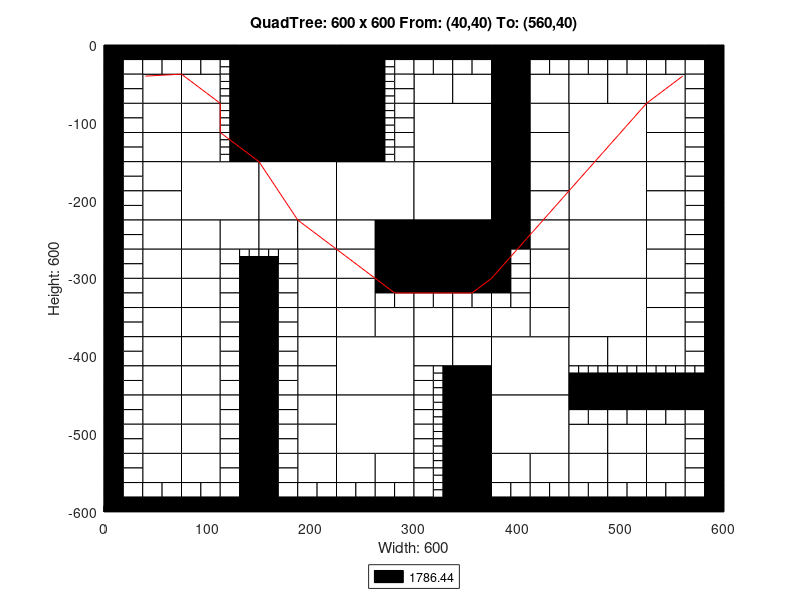

Write the MATLAB code that produced this figure.
axis([0 600 -600 0]);
title('QuadTree: 600 x 600 From: (40,40) To: (560,40)');
xlabel('Width: 600');
ylabel('Height: 600');
rectangle('Position',[150 -75 75 75], 'FaceColor',[0 0 0]);
rectangle('Position',[150 -150 75 75], 'FaceColor',[0 0 0]);
rectangle('Position',[75 -225 75 75], 'FaceColor',[1 1 1]);
rectangle('Position',[150 -225 75 75], 'FaceColor',[1 1 1]);
rectangle('Position',[225 -225 75 75], 'FaceColor',[1 1 1]);
rectangle('Position',[300 -150 75 75], 'FaceColor',[1 1 1]);
rectangle('Position',[450 -150 75 75], 'FaceColor',[1 1 1]);
rectangle('Position',[300 -225 75 75], 'FaceColor',[1 1 1]);
rectangle('Position',[300 -300 75 75], 'FaceColor',[0 0 0]);
rectangle('Position',[450 -225 75 75], 'FaceColor',[1 1 1]);
rectangle('Position',[450 -300 75 75], 'FaceColor',[1 1 1]);
rectangle('Position',[225 -450 75 75], 'FaceColor',[1 1 1]);
rectangle('Position',[225 -525 75 75], 'FaceColor',[1 1 1]);
rectangle('Position',[375 -450 75 75], 'FaceColor',[1 1 1]);
rectangle('Position',[450 -375 75 75], 'FaceColor',[1 1 1]);
rectangle('Position',[375 -525 75 75], 'FaceColor',[1 1 1]);
rectangle('Position',[37.5 -75 37.5 37.5], 'FaceColor',[1 1 1]);
rectangle('Position',[75 -75 37.5 37.5], 'FaceColor',[1 1 1]);
rectangle('Position',[37.5 -112.5 37.5 37.5], 'FaceColor',[1 1 1]);
rectangle('Position',[37.5 -150 37.5 37.5], 'FaceColor',[1 1 1]);
rectangle('Position',[75 -112.5 37.5 37.5], 'FaceColor',[1 1 1]);
rectangle('Position',[75 -150 37.5 37.5], 'FaceColor',[1 1 1]);
rectangle('Position',[225 -37.5 37.5 37.5], 'FaceColor',[0 0 0]);
rectangle('Position',[225 -75 37.5 37.5], 'FaceColor',[0 0 0]);
rectangle('Position',[225 -112.5 37.5 37.5], 'FaceColor',[0 0 0]);
rectangle('Position',[225 -150 37.5 37.5], 'FaceColor',[0 0 0]);
rectangle('Position',[37.5 -187.5 37.5 37.5], 'FaceColor',[1 1 1]);
rectangle('Position',[37.5 -225 37.5 37.5], 'FaceColor',[1 1 1]);
rectangle('Position',[37.5 -262.5 37.5 37.5], 'FaceColor',[1 1 1]);
rectangle('Position',[37.5 -300 37.5 37.5], 'FaceColor',[1 1 1]);
rectangle('Position',[75 -262.5 37.5 37.5], 'FaceColor',[1 1 1]);
rectangle('Position',[112.5 -262.5 37.5 37.5], 'FaceColor',[1 1 1]);
rectangle('Position',[75 -300 37.5 37.5], 'FaceColor',[1 1 1]);
rectangle('Position',[150 -262.5 37.5 37.5], 'FaceColor',[1 1 1]);
rectangle('Position',[187.5 -262.5 37.5 37.5], 'FaceColor',[1 1 1]);
rectangle('Position',[187.5 -300 37.5 37.5], 'FaceColor',[1 1 1]);
rectangle('Position',[225 -262.5 37.5 37.5], 'FaceColor',[1 1 1]);
rectangle('Position',[262.5 -262.5 37.5 37.5], 'FaceColor',[0 0 0]);
rectangle('Position',[225 -300 37.5 37.5], 'FaceColor',[1 1 1]);
rectangle('Position',[262.5 -300 37.5 37.5], 'FaceColor',[0 0 0]);
rectangle('Position',[300 -75 37.5 37.5], 'FaceColor',[1 1 1]);
rectangle('Position',[337.5 -75 37.5 37.5], 'FaceColor',[1 1 1]);
rectangle('Position',[375 -37.5 37.5 37.5], 'FaceColor',[0 0 0]);
rectangle('Position',[375 -75 37.5 37.5], 'FaceColor',[0 0 0]);
rectangle('Position',[412.5 -75 37.5 37.5], 'FaceColor',[1 1 1]);
rectangle('Position',[375 -112.5 37.5 37.5], 'FaceColor',[0 0 0]);
rectangle('Position',[412.5 -112.5 37.5 37.5], 'FaceColor',[1 1 1]);
rectangle('Position',[375 -150 37.5 37.5], 'FaceColor',[0 0 0]);
rectangle('Position',[412.5 -150 37.5 37.5], 'FaceColor',[1 1 1]);
rectangle('Position',[450 -75 37.5 37.5], 'FaceColor',[1 1 1]);
rectangle('Position',[487.5 -75 37.5 37.5], 'FaceColor',[1 1 1]);
rectangle('Position',[525 -75 37.5 37.5], 'FaceColor',[1 1 1]);
rectangle('Position',[525 -112.5 37.5 37.5], 'FaceColor',[1 1 1]);
rectangle('Position',[525 -150 37.5 37.5], 'FaceColor',[1 1 1]);
rectangle('Position',[375 -187.5 37.5 37.5], 'FaceColor',[0 0 0]);
rectangle('Position',[412.5 -187.5 37.5 37.5], 'FaceColor',[1 1 1]);
rectangle('Position',[375 -225 37.5 37.5], 'FaceColor',[0 0 0]);
rectangle('Position',[412.5 -225 37.5 37.5], 'FaceColor',[1 1 1]);
rectangle('Position',[375 -262.5 37.5 37.5], 'FaceColor',[0 0 0]);
rectangle('Position',[412.5 -262.5 37.5 37.5], 'FaceColor',[1 1 1]);
rectangle('Position',[412.5 -300 37.5 37.5], 'FaceColor',[1 1 1]);
rectangle('Position',[525 -187.5 37.5 37.5], 'FaceColor',[1 1 1]);
rectangle('Position',[525 -225 37.5 37.5], 'FaceColor',[1 1 1]);
rectangle('Position',[525 -262.5 37.5 37.5], 'FaceColor',[1 1 1]);
rectangle('Position',[525 -300 37.5 37.5], 'FaceColor',[1 1 1]);
rectangle('Position',[37.5 -337.5 37.5 37.5], 'FaceColor',[1 1 1]);
rectangle('Position',[37.5 -375 37.5 37.5], 'FaceColor',[1 1 1]);
rectangle('Position',[75 -337.5 37.5 37.5], 'FaceColor',[1 1 1]);
rectangle('Position',[75 -375 37.5 37.5], 'FaceColor',[1 1 1]);
rectangle('Position',[37.5 -412.5 37.5 37.5], 'FaceColor',[1 1 1]);
rectangle('Position',[37.5 -450 37.5 37.5], 'FaceColor',[1 1 1]);
rectangle('Position',[75 -412.5 37.5 37.5], 'FaceColor',[1 1 1]);
rectangle('Position',[75 -450 37.5 37.5], 'FaceColor',[1 1 1]);
rectangle('Position',[187.5 -337.5 37.5 37.5], 'FaceColor',[1 1 1]);
rectangle('Position',[187.5 -375 37.5 37.5], 'FaceColor',[1 1 1]);
rectangle('Position',[225 -337.5 37.5 37.5], 'FaceColor',[1 1 1]);
rectangle('Position',[225 -375 37.5 37.5], 'FaceColor',[1 1 1]);
rectangle('Position',[262.5 -375 37.5 37.5], 'FaceColor',[1 1 1]);
rectangle('Position',[187.5 -412.5 37.5 37.5], 'FaceColor',[1 1 1]);
rectangle('Position',[187.5 -450 37.5 37.5], 'FaceColor',[1 1 1]);
rectangle('Position',[37.5 -487.5 37.5 37.5], 'FaceColor',[1 1 1]);
rectangle('Position',[37.5 -525 37.5 37.5], 'FaceColor',[1 1 1]);
rectangle('Position',[75 -487.5 37.5 37.5], 'FaceColor',[1 1 1]);
rectangle('Position',[75 -525 37.5 37.5], 'FaceColor',[1 1 1]);
rectangle('Position',[37.5 -562.5 37.5 37.5], 'FaceColor',[1 1 1]);
rectangle('Position',[75 -562.5 37.5 37.5], 'FaceColor',[1 1 1]);
rectangle('Position',[187.5 -487.5 37.5 37.5], 'FaceColor',[1 1 1]);
rectangle('Position',[187.5 -525 37.5 37.5], 'FaceColor',[1 1 1]);
rectangle('Position',[187.5 -562.5 37.5 37.5], 'FaceColor',[1 1 1]);
rectangle('Position',[225 -562.5 37.5 37.5], 'FaceColor',[1 1 1]);
rectangle('Position',[262.5 -562.5 37.5 37.5], 'FaceColor',[1 1 1]);
rectangle('Position',[300 -375 37.5 37.5], 'FaceColor',[1 1 1]);
rectangle('Position',[337.5 -375 37.5 37.5], 'FaceColor',[1 1 1]);
rectangle('Position',[412.5 -337.5 37.5 37.5], 'FaceColor',[1 1 1]);
rectangle('Position',[375 -375 37.5 37.5], 'FaceColor',[1 1 1]);
rectangle('Position',[412.5 -375 37.5 37.5], 'FaceColor',[1 1 1]);
rectangle('Position',[300 -412.5 37.5 37.5], 'FaceColor',[1 1 1]);
rectangle('Position',[337.5 -412.5 37.5 37.5], 'FaceColor',[1 1 1]);
rectangle('Position',[337.5 -450 37.5 37.5], 'FaceColor',[0 0 0]);
rectangle('Position',[525 -337.5 37.5 37.5], 'FaceColor',[1 1 1]);
rectangle('Position',[525 -375 37.5 37.5], 'FaceColor',[1 1 1]);
rectangle('Position',[450 -412.5 37.5 37.5], 'FaceColor',[1 1 1]);
rectangle('Position',[487.5 -412.5 37.5 37.5], 'FaceColor',[1 1 1]);
rectangle('Position',[525 -412.5 37.5 37.5], 'FaceColor',[1 1 1]);
rectangle('Position',[337.5 -487.5 37.5 37.5], 'FaceColor',[0 0 0]);
rectangle('Position',[337.5 -525 37.5 37.5], 'FaceColor',[0 0 0]);
rectangle('Position',[337.5 -562.5 37.5 37.5], 'FaceColor',[0 0 0]);
rectangle('Position',[337.5 -600 37.5 37.5], 'FaceColor',[0 0 0]);
rectangle('Position',[375 -562.5 37.5 37.5], 'FaceColor',[1 1 1]);
rectangle('Position',[412.5 -562.5 37.5 37.5], 'FaceColor',[1 1 1]);
rectangle('Position',[450 -525 37.5 37.5], 'FaceColor',[1 1 1]);
rectangle('Position',[487.5 -525 37.5 37.5], 'FaceColor',[1 1 1]);
rectangle('Position',[525 -525 37.5 37.5], 'FaceColor',[1 1 1]);
rectangle('Position',[450 -562.5 37.5 37.5], 'FaceColor',[1 1 1]);
rectangle('Position',[487.5 -562.5 37.5 37.5], 'FaceColor',[1 1 1]);
rectangle('Position',[525 -562.5 37.5 37.5], 'FaceColor',[1 1 1]);
rectangle('Position',[0 -18.75 18.75 18.75], 'FaceColor',[0 0 0]);
rectangle('Position',[18.75 -18.75 18.75 18.75], 'FaceColor',[0 0 0]);
rectangle('Position',[0 -37.5 18.75 18.75], 'FaceColor',[0 0 0]);
rectangle('Position',[18.75 -37.5 18.75 18.75], 'FaceColor',[1 1 1]);
rectangle('Position',[37.5 -18.75 18.75 18.75], 'FaceColor',[0 0 0]);
rectangle('Position',[56.25 -18.75 18.75 18.75], 'FaceColor',[0 0 0]);
rectangle('Position',[37.5 -37.5 18.75 18.75], 'FaceColor',[1 1 1]);
rectangle('Position',[56.25 -37.5 18.75 18.75], 'FaceColor',[1 1 1]);
rectangle('Position',[0 -56.25 18.75 18.75], 'FaceColor',[0 0 0]);
rectangle('Position',[18.75 -56.25 18.75 18.75], 'FaceColor',[1 1 1]);
rectangle('Position',[0 -75 18.75 18.75], 'FaceColor',[0 0 0]);
rectangle('Position',[18.75 -75 18.75 18.75], 'FaceColor',[1 1 1]);
rectangle('Position',[75 -18.75 18.75 18.75], 'FaceColor',[0 0 0]);
rectangle('Position',[93.75 -18.75 18.75 18.75], 'FaceColor',[0 0 0]);
rectangle('Position',[75 -37.5 18.75 18.75], 'FaceColor',[1 1 1]);
rectangle('Position',[93.75 -37.5 18.75 18.75], 'FaceColor',[1 1 1]);
rectangle('Position',[112.5 -18.75 18.75 18.75], 'FaceColor',[0 0 0]);
rectangle('Position',[131.25 -18.75 18.75 18.75], 'FaceColor',[0 0 0]);
rectangle('Position',[131.25 -37.5 18.75 18.75], 'FaceColor',[0 0 0]);
rectangle('Position',[131.25 -56.25 18.75 18.75], 'FaceColor',[0 0 0]);
rectangle('Position',[131.25 -75 18.75 18.75], 'FaceColor',[0 0 0]);
rectangle('Position',[0 -93.75 18.75 18.75], 'FaceColor',[0 0 0]);
rectangle('Position',[18.75 -93.75 18.75 18.75], 'FaceColor',[1 1 1]);
rectangle('Position',[0 -112.5 18.75 18.75], 'FaceColor',[0 0 0]);
rectangle('Position',[18.75 -112.5 18.75 18.75], 'FaceColor',[1 1 1]);
rectangle('Position',[0 -131.25 18.75 18.75], 'FaceColor',[0 0 0]);
rectangle('Position',[18.75 -131.25 18.75 18.75], 'FaceColor',[1 1 1]);
rectangle('Position',[0 -150 18.75 18.75], 'FaceColor',[0 0 0]);
rectangle('Position',[18.75 -150 18.75 18.75], 'FaceColor',[1 1 1]);
rectangle('Position',[131.25 -93.75 18.75 18.75], 'FaceColor',[0 0 0]);
rectangle('Position',[131.25 -112.5 18.75 18.75], 'FaceColor',[0 0 0]);
rectangle('Position',[131.25 -131.25 18.75 18.75], 'FaceColor',[0 0 0]);
rectangle('Position',[131.25 -150 18.75 18.75], 'FaceColor',[0 0 0]);
rectangle('Position',[262.5 -18.75 18.75 18.75], 'FaceColor',[0 0 0]);
rectangle('Position',[281.25 -18.75 18.75 18.75], 'FaceColor',[0 0 0]);
rectangle('Position',[281.25 -37.5 18.75 18.75], 'FaceColor',[1 1 1]);
rectangle('Position',[281.25 -56.25 18.75 18.75], 'FaceColor',[1 1 1]);
rectangle('Position',[281.25 -75 18.75 18.75], 'FaceColor',[1 1 1]);
rectangle('Position',[281.25 -93.75 18.75 18.75], 'FaceColor',[1 1 1]);
rectangle('Position',[281.25 -112.5 18.75 18.75], 'FaceColor',[1 1 1]);
rectangle('Position',[281.25 -131.25 18.75 18.75], 'FaceColor',[1 1 1]);
rectangle('Position',[281.25 -150 18.75 18.75], 'FaceColor',[1 1 1]);
rectangle('Position',[0 -168.75 18.75 18.75], 'FaceColor',[0 0 0]);
rectangle('Position',[18.75 -168.75 18.75 18.75], 'FaceColor',[1 1 1]);
rectangle('Position',[0 -187.5 18.75 18.75], 'FaceColor',[0 0 0]);
rectangle('Position',[18.75 -187.5 18.75 18.75], 'FaceColor',[1 1 1]);
rectangle('Position',[0 -206.25 18.75 18.75], 'FaceColor',[0 0 0]);
rectangle('Position',[18.75 -206.25 18.75 18.75], 'FaceColor',[1 1 1]);
rectangle('Position',[0 -225 18.75 18.75], 'FaceColor',[0 0 0]);
rectangle('Position',[18.75 -225 18.75 18.75], 'FaceColor',[1 1 1]);
rectangle('Position',[0 -243.75 18.75 18.75], 'FaceColor',[0 0 0]);
rectangle('Position',[18.75 -243.75 18.75 18.75], 'FaceColor',[1 1 1]);
rectangle('Position',[0 -262.5 18.75 18.75], 'FaceColor',[0 0 0]);
rectangle('Position',[18.75 -262.5 18.75 18.75], 'FaceColor',[1 1 1]);
rectangle('Position',[0 -281.25 18.75 18.75], 'FaceColor',[0 0 0]);
rectangle('Position',[18.75 -281.25 18.75 18.75], 'FaceColor',[1 1 1]);
rectangle('Position',[0 -300 18.75 18.75], 'FaceColor',[0 0 0]);
rectangle('Position',[18.75 -300 18.75 18.75], 'FaceColor',[1 1 1]);
rectangle('Position',[112.5 -281.25 18.75 18.75], 'FaceColor',[1 1 1]);
rectangle('Position',[112.5 -300 18.75 18.75], 'FaceColor',[1 1 1]);
rectangle('Position',[131.25 -300 18.75 18.75], 'FaceColor',[0 0 0]);
rectangle('Position',[168.75 -281.25 18.75 18.75], 'FaceColor',[1 1 1]);
rectangle('Position',[150 -300 18.75 18.75], 'FaceColor',[0 0 0]);
rectangle('Position',[168.75 -300 18.75 18.75], 'FaceColor',[1 1 1]);
rectangle('Position',[300 -18.75 18.75 18.75], 'FaceColor',[0 0 0]);
rectangle('Position',[318.75 -18.75 18.75 18.75], 'FaceColor',[0 0 0]);
rectangle('Position',[300 -37.5 18.75 18.75], 'FaceColor',[1 1 1]);
rectangle('Position',[318.75 -37.5 18.75 18.75], 'FaceColor',[1 1 1]);
rectangle('Position',[337.5 -18.75 18.75 18.75], 'FaceColor',[0 0 0]);
rectangle('Position',[356.25 -18.75 18.75 18.75], 'FaceColor',[0 0 0]);
rectangle('Position',[337.5 -37.5 18.75 18.75], 'FaceColor',[1 1 1]);
rectangle('Position',[356.25 -37.5 18.75 18.75], 'FaceColor',[1 1 1]);
rectangle('Position',[412.5 -18.75 18.75 18.75], 'FaceColor',[0 0 0]);
rectangle('Position',[431.25 -18.75 18.75 18.75], 'FaceColor',[0 0 0]);
rectangle('Position',[412.5 -37.5 18.75 18.75], 'FaceColor',[1 1 1]);
rectangle('Position',[431.25 -37.5 18.75 18.75], 'FaceColor',[1 1 1]);
rectangle('Position',[450 -18.75 18.75 18.75], 'FaceColor',[0 0 0]);
rectangle('Position',[468.75 -18.75 18.75 18.75], 'FaceColor',[0 0 0]);
rectangle('Position',[450 -37.5 18.75 18.75], 'FaceColor',[1 1 1]);
rectangle('Position',[468.75 -37.5 18.75 18.75], 'FaceColor',[1 1 1]);
rectangle('Position',[487.5 -18.75 18.75 18.75], 'FaceColor',[0 0 0]);
rectangle('Position',[506.25 -18.75 18.75 18.75], 'FaceColor',[0 0 0]);
rectangle('Position',[487.5 -37.5 18.75 18.75], 'FaceColor',[1 1 1]);
rectangle('Position',[506.25 -37.5 18.75 18.75], 'FaceColor',[1 1 1]);
rectangle('Position',[525 -18.75 18.75 18.75], 'FaceColor',[0 0 0]);
rectangle('Position',[543.75 -18.75 18.75 18.75], 'FaceColor',[0 0 0]);
rectangle('Position',[525 -37.5 18.75 18.75], 'FaceColor',[1 1 1]);
rectangle('Position',[543.75 -37.5 18.75 18.75], 'FaceColor',[1 1 1]);
rectangle('Position',[562.5 -18.75 18.75 18.75], 'FaceColor',[0 0 0]);
rectangle('Position',[581.25 -18.75 18.75 18.75], 'FaceColor',[0 0 0]);
rectangle('Position',[562.5 -37.5 18.75 18.75], 'FaceColor',[1 1 1]);
rectangle('Position',[581.25 -37.5 18.75 18.75], 'FaceColor',[0 0 0]);
rectangle('Position',[562.5 -56.25 18.75 18.75], 'FaceColor',[1 1 1]);
rectangle('Position',[581.25 -56.25 18.75 18.75], 'FaceColor',[0 0 0]);
rectangle('Position',[562.5 -75 18.75 18.75], 'FaceColor',[1 1 1]);
rectangle('Position',[581.25 -75 18.75 18.75], 'FaceColor',[0 0 0]);
rectangle('Position',[562.5 -93.75 18.75 18.75], 'FaceColor',[1 1 1]);
rectangle('Position',[581.25 -93.75 18.75 18.75], 'FaceColor',[0 0 0]);
rectangle('Position',[562.5 -112.5 18.75 18.75], 'FaceColor',[1 1 1]);
rectangle('Position',[581.25 -112.5 18.75 18.75], 'FaceColor',[0 0 0]);
rectangle('Position',[562.5 -131.25 18.75 18.75], 'FaceColor',[1 1 1]);
rectangle('Position',[581.25 -131.25 18.75 18.75], 'FaceColor',[0 0 0]);
rectangle('Position',[562.5 -150 18.75 18.75], 'FaceColor',[1 1 1]);
rectangle('Position',[581.25 -150 18.75 18.75], 'FaceColor',[0 0 0]);
rectangle('Position',[375 -281.25 18.75 18.75], 'FaceColor',[0 0 0]);
rectangle('Position',[393.75 -281.25 18.75 18.75], 'FaceColor',[1 1 1]);
rectangle('Position',[375 -300 18.75 18.75], 'FaceColor',[0 0 0]);
rectangle('Position',[393.75 -300 18.75 18.75], 'FaceColor',[1 1 1]);
rectangle('Position',[562.5 -168.75 18.75 18.75], 'FaceColor',[1 1 1]);
rectangle('Position',[581.25 -168.75 18.75 18.75], 'FaceColor',[0 0 0]);
rectangle('Position',[562.5 -187.5 18.75 18.75], 'FaceColor',[1 1 1]);
rectangle('Position',[581.25 -187.5 18.75 18.75], 'FaceColor',[0 0 0]);
rectangle('Position',[562.5 -206.25 18.75 18.75], 'FaceColor',[1 1 1]);
rectangle('Position',[581.25 -206.25 18.75 18.75], 'FaceColor',[0 0 0]);
rectangle('Position',[562.5 -225 18.75 18.75], 'FaceColor',[1 1 1]);
rectangle('Position',[581.25 -225 18.75 18.75], 'FaceColor',[0 0 0]);
rectangle('Position',[562.5 -243.75 18.75 18.75], 'FaceColor',[1 1 1]);
rectangle('Position',[581.25 -243.75 18.75 18.75], 'FaceColor',[0 0 0]);
rectangle('Position',[562.5 -262.5 18.75 18.75], 'FaceColor',[1 1 1]);
rectangle('Position',[581.25 -262.5 18.75 18.75], 'FaceColor',[0 0 0]);
rectangle('Position',[562.5 -281.25 18.75 18.75], 'FaceColor',[1 1 1]);
rectangle('Position',[581.25 -281.25 18.75 18.75], 'FaceColor',[0 0 0]);
rectangle('Position',[562.5 -300 18.75 18.75], 'FaceColor',[1 1 1]);
rectangle('Position',[581.25 -300 18.75 18.75], 'FaceColor',[0 0 0]);
rectangle('Position',[0 -318.75 18.75 18.75], 'FaceColor',[0 0 0]);
rectangle('Position',[18.75 -318.75 18.75 18.75], 'FaceColor',[1 1 1]);
rectangle('Position',[0 -337.5 18.75 18.75], 'FaceColor',[0 0 0]);
rectangle('Position',[18.75 -337.5 18.75 18.75], 'FaceColor',[1 1 1]);
rectangle('Position',[0 -356.25 18.75 18.75], 'FaceColor',[0 0 0]);
rectangle('Position',[18.75 -356.25 18.75 18.75], 'FaceColor',[1 1 1]);
rectangle('Position',[0 -375 18.75 18.75], 'FaceColor',[0 0 0]);
rectangle('Position',[18.75 -375 18.75 18.75], 'FaceColor',[1 1 1]);
rectangle('Position',[112.5 -318.75 18.75 18.75], 'FaceColor',[1 1 1]);
rectangle('Position',[131.25 -318.75 18.75 18.75], 'FaceColor',[0 0 0]);
rectangle('Position',[112.5 -337.5 18.75 18.75], 'FaceColor',[1 1 1]);
rectangle('Position',[131.25 -337.5 18.75 18.75], 'FaceColor',[0 0 0]);
rectangle('Position',[112.5 -356.25 18.75 18.75], 'FaceColor',[1 1 1]);
rectangle('Position',[131.25 -356.25 18.75 18.75], 'FaceColor',[0 0 0]);
rectangle('Position',[112.5 -375 18.75 18.75], 'FaceColor',[1 1 1]);
rectangle('Position',[131.25 -375 18.75 18.75], 'FaceColor',[0 0 0]);
rectangle('Position',[0 -393.75 18.75 18.75], 'FaceColor',[0 0 0]);
rectangle('Position',[18.75 -393.75 18.75 18.75], 'FaceColor',[1 1 1]);
rectangle('Position',[0 -412.5 18.75 18.75], 'FaceColor',[0 0 0]);
rectangle('Position',[18.75 -412.5 18.75 18.75], 'FaceColor',[1 1 1]);
rectangle('Position',[0 -431.25 18.75 18.75], 'FaceColor',[0 0 0]);
rectangle('Position',[18.75 -431.25 18.75 18.75], 'FaceColor',[1 1 1]);
rectangle('Position',[0 -450 18.75 18.75], 'FaceColor',[0 0 0]);
rectangle('Position',[18.75 -450 18.75 18.75], 'FaceColor',[1 1 1]);
rectangle('Position',[112.5 -393.75 18.75 18.75], 'FaceColor',[1 1 1]);
rectangle('Position',[131.25 -393.75 18.75 18.75], 'FaceColor',[0 0 0]);
rectangle('Position',[112.5 -412.5 18.75 18.75], 'FaceColor',[1 1 1]);
rectangle('Position',[131.25 -412.5 18.75 18.75], 'FaceColor',[0 0 0]);
rectangle('Position',[112.5 -431.25 18.75 18.75], 'FaceColor',[1 1 1]);
rectangle('Position',[131.25 -431.25 18.75 18.75], 'FaceColor',[0 0 0]);
rectangle('Position',[112.5 -450 18.75 18.75], 'FaceColor',[1 1 1]);
rectangle('Position',[131.25 -450 18.75 18.75], 'FaceColor',[0 0 0]);
rectangle('Position',[150 -318.75 18.75 18.75], 'FaceColor',[0 0 0]);
rectangle('Position',[168.75 -318.75 18.75 18.75], 'FaceColor',[1 1 1]);
rectangle('Position',[150 -337.5 18.75 18.75], 'FaceColor',[0 0 0]);
rectangle('Position',[168.75 -337.5 18.75 18.75], 'FaceColor',[1 1 1]);
rectangle('Position',[150 -356.25 18.75 18.75], 'FaceColor',[0 0 0]);
rectangle('Position',[168.75 -356.25 18.75 18.75], 'FaceColor',[1 1 1]);
rectangle('Position',[150 -375 18.75 18.75], 'FaceColor',[0 0 0]);
rectangle('Position',[168.75 -375 18.75 18.75], 'FaceColor',[1 1 1]);
rectangle('Position',[262.5 -318.75 18.75 18.75], 'FaceColor',[0 0 0]);
rectangle('Position',[281.25 -318.75 18.75 18.75], 'FaceColor',[0 0 0]);
rectangle('Position',[262.5 -337.5 18.75 18.75], 'FaceColor',[1 1 1]);
rectangle('Position',[281.25 -337.5 18.75 18.75], 'FaceColor',[1 1 1]);
rectangle('Position',[150 -393.75 18.75 18.75], 'FaceColor',[0 0 0]);
rectangle('Position',[168.75 -393.75 18.75 18.75], 'FaceColor',[1 1 1]);
rectangle('Position',[150 -412.5 18.75 18.75], 'FaceColor',[0 0 0]);
rectangle('Position',[168.75 -412.5 18.75 18.75], 'FaceColor',[1 1 1]);
rectangle('Position',[150 -431.25 18.75 18.75], 'FaceColor',[0 0 0]);
rectangle('Position',[168.75 -431.25 18.75 18.75], 'FaceColor',[1 1 1]);
rectangle('Position',[150 -450 18.75 18.75], 'FaceColor',[0 0 0]);
rectangle('Position',[168.75 -450 18.75 18.75], 'FaceColor',[1 1 1]);
rectangle('Position',[0 -468.75 18.75 18.75], 'FaceColor',[0 0 0]);
rectangle('Position',[18.75 -468.75 18.75 18.75], 'FaceColor',[1 1 1]);
rectangle('Position',[0 -487.5 18.75 18.75], 'FaceColor',[0 0 0]);
rectangle('Position',[18.75 -487.5 18.75 18.75], 'FaceColor',[1 1 1]);
rectangle('Position',[0 -506.25 18.75 18.75], 'FaceColor',[0 0 0]);
rectangle('Position',[18.75 -506.25 18.75 18.75], 'FaceColor',[1 1 1]);
rectangle('Position',[0 -525 18.75 18.75], 'FaceColor',[0 0 0]);
rectangle('Position',[18.75 -525 18.75 18.75], 'FaceColor',[1 1 1]);
rectangle('Position',[112.5 -468.75 18.75 18.75], 'FaceColor',[1 1 1]);
rectangle('Position',[131.25 -468.75 18.75 18.75], 'FaceColor',[0 0 0]);
rectangle('Position',[112.5 -487.5 18.75 18.75], 'FaceColor',[1 1 1]);
rectangle('Position',[131.25 -487.5 18.75 18.75], 'FaceColor',[0 0 0]);
rectangle('Position',[112.5 -506.25 18.75 18.75], 'FaceColor',[1 1 1]);
rectangle('Position',[131.25 -506.25 18.75 18.75], 'FaceColor',[0 0 0]);
rectangle('Position',[112.5 -525 18.75 18.75], 'FaceColor',[1 1 1]);
rectangle('Position',[131.25 -525 18.75 18.75], 'FaceColor',[0 0 0]);
rectangle('Position',[0 -543.75 18.75 18.75], 'FaceColor',[0 0 0]);
rectangle('Position',[18.75 -543.75 18.75 18.75], 'FaceColor',[1 1 1]);
rectangle('Position',[0 -562.5 18.75 18.75], 'FaceColor',[0 0 0]);
rectangle('Position',[18.75 -562.5 18.75 18.75], 'FaceColor',[1 1 1]);
rectangle('Position',[0 -581.25 18.75 18.75], 'FaceColor',[0 0 0]);
rectangle('Position',[18.75 -581.25 18.75 18.75], 'FaceColor',[1 1 1]);
rectangle('Position',[0 -600 18.75 18.75], 'FaceColor',[0 0 0]);
rectangle('Position',[18.75 -600 18.75 18.75], 'FaceColor',[0 0 0]);
rectangle('Position',[37.5 -581.25 18.75 18.75], 'FaceColor',[1 1 1]);
rectangle('Position',[56.25 -581.25 18.75 18.75], 'FaceColor',[1 1 1]);
rectangle('Position',[37.5 -600 18.75 18.75], 'FaceColor',[0 0 0]);
rectangle('Position',[56.25 -600 18.75 18.75], 'FaceColor',[0 0 0]);
rectangle('Position',[112.5 -543.75 18.75 18.75], 'FaceColor',[1 1 1]);
rectangle('Position',[131.25 -543.75 18.75 18.75], 'FaceColor',[0 0 0]);
rectangle('Position',[112.5 -562.5 18.75 18.75], 'FaceColor',[1 1 1]);
rectangle('Position',[131.25 -562.5 18.75 18.75], 'FaceColor',[0 0 0]);
rectangle('Position',[75 -581.25 18.75 18.75], 'FaceColor',[1 1 1]);
rectangle('Position',[93.75 -581.25 18.75 18.75], 'FaceColor',[1 1 1]);
rectangle('Position',[75 -600 18.75 18.75], 'FaceColor',[0 0 0]);
rectangle('Position',[93.75 -600 18.75 18.75], 'FaceColor',[0 0 0]);
rectangle('Position',[112.5 -581.25 18.75 18.75], 'FaceColor',[1 1 1]);
rectangle('Position',[131.25 -581.25 18.75 18.75], 'FaceColor',[0 0 0]);
rectangle('Position',[112.5 -600 18.75 18.75], 'FaceColor',[0 0 0]);
rectangle('Position',[131.25 -600 18.75 18.75], 'FaceColor',[0 0 0]);
rectangle('Position',[150 -468.75 18.75 18.75], 'FaceColor',[0 0 0]);
rectangle('Position',[168.75 -468.75 18.75 18.75], 'FaceColor',[1 1 1]);
rectangle('Position',[150 -487.5 18.75 18.75], 'FaceColor',[0 0 0]);
rectangle('Position',[168.75 -487.5 18.75 18.75], 'FaceColor',[1 1 1]);
rectangle('Position',[150 -506.25 18.75 18.75], 'FaceColor',[0 0 0]);
rectangle('Position',[168.75 -506.25 18.75 18.75], 'FaceColor',[1 1 1]);
rectangle('Position',[150 -525 18.75 18.75], 'FaceColor',[0 0 0]);
rectangle('Position',[168.75 -525 18.75 18.75], 'FaceColor',[1 1 1]);
rectangle('Position',[150 -543.75 18.75 18.75], 'FaceColor',[0 0 0]);
rectangle('Position',[168.75 -543.75 18.75 18.75], 'FaceColor',[1 1 1]);
rectangle('Position',[150 -562.5 18.75 18.75], 'FaceColor',[0 0 0]);
rectangle('Position',[168.75 -562.5 18.75 18.75], 'FaceColor',[1 1 1]);
rectangle('Position',[150 -581.25 18.75 18.75], 'FaceColor',[0 0 0]);
rectangle('Position',[168.75 -581.25 18.75 18.75], 'FaceColor',[1 1 1]);
rectangle('Position',[150 -600 18.75 18.75], 'FaceColor',[0 0 0]);
rectangle('Position',[168.75 -600 18.75 18.75], 'FaceColor',[0 0 0]);
rectangle('Position',[187.5 -581.25 18.75 18.75], 'FaceColor',[1 1 1]);
rectangle('Position',[206.25 -581.25 18.75 18.75], 'FaceColor',[1 1 1]);
rectangle('Position',[187.5 -600 18.75 18.75], 'FaceColor',[0 0 0]);
rectangle('Position',[206.25 -600 18.75 18.75], 'FaceColor',[0 0 0]);
rectangle('Position',[225 -581.25 18.75 18.75], 'FaceColor',[1 1 1]);
rectangle('Position',[243.75 -581.25 18.75 18.75], 'FaceColor',[1 1 1]);
rectangle('Position',[225 -600 18.75 18.75], 'FaceColor',[0 0 0]);
rectangle('Position',[243.75 -600 18.75 18.75], 'FaceColor',[0 0 0]);
rectangle('Position',[262.5 -581.25 18.75 18.75], 'FaceColor',[1 1 1]);
rectangle('Position',[281.25 -581.25 18.75 18.75], 'FaceColor',[1 1 1]);
rectangle('Position',[262.5 -600 18.75 18.75], 'FaceColor',[0 0 0]);
rectangle('Position',[281.25 -600 18.75 18.75], 'FaceColor',[0 0 0]);
rectangle('Position',[300 -318.75 18.75 18.75], 'FaceColor',[0 0 0]);
rectangle('Position',[318.75 -318.75 18.75 18.75], 'FaceColor',[0 0 0]);
rectangle('Position',[300 -337.5 18.75 18.75], 'FaceColor',[1 1 1]);
rectangle('Position',[318.75 -337.5 18.75 18.75], 'FaceColor',[1 1 1]);
rectangle('Position',[337.5 -318.75 18.75 18.75], 'FaceColor',[0 0 0]);
rectangle('Position',[356.25 -318.75 18.75 18.75], 'FaceColor',[0 0 0]);
rectangle('Position',[337.5 -337.5 18.75 18.75], 'FaceColor',[1 1 1]);
rectangle('Position',[356.25 -337.5 18.75 18.75], 'FaceColor',[1 1 1]);
rectangle('Position',[375 -318.75 18.75 18.75], 'FaceColor',[0 0 0]);
rectangle('Position',[393.75 -318.75 18.75 18.75], 'FaceColor',[1 1 1]);
rectangle('Position',[375 -337.5 18.75 18.75], 'FaceColor',[1 1 1]);
rectangle('Position',[393.75 -337.5 18.75 18.75], 'FaceColor',[1 1 1]);
rectangle('Position',[300 -431.25 18.75 18.75], 'FaceColor',[1 1 1]);
rectangle('Position',[300 -450 18.75 18.75], 'FaceColor',[1 1 1]);
rectangle('Position',[562.5 -318.75 18.75 18.75], 'FaceColor',[1 1 1]);
rectangle('Position',[581.25 -318.75 18.75 18.75], 'FaceColor',[0 0 0]);
rectangle('Position',[562.5 -337.5 18.75 18.75], 'FaceColor',[1 1 1]);
rectangle('Position',[581.25 -337.5 18.75 18.75], 'FaceColor',[0 0 0]);
rectangle('Position',[562.5 -356.25 18.75 18.75], 'FaceColor',[1 1 1]);
rectangle('Position',[581.25 -356.25 18.75 18.75], 'FaceColor',[0 0 0]);
rectangle('Position',[562.5 -375 18.75 18.75], 'FaceColor',[1 1 1]);
rectangle('Position',[581.25 -375 18.75 18.75], 'FaceColor',[0 0 0]);
rectangle('Position',[450 -450 18.75 18.75], 'FaceColor',[0 0 0]);
rectangle('Position',[468.75 -450 18.75 18.75], 'FaceColor',[0 0 0]);
rectangle('Position',[487.5 -450 18.75 18.75], 'FaceColor',[0 0 0]);
rectangle('Position',[506.25 -450 18.75 18.75], 'FaceColor',[0 0 0]);
rectangle('Position',[562.5 -393.75 18.75 18.75], 'FaceColor',[1 1 1]);
rectangle('Position',[581.25 -393.75 18.75 18.75], 'FaceColor',[0 0 0]);
rectangle('Position',[562.5 -412.5 18.75 18.75], 'FaceColor',[1 1 1]);
rectangle('Position',[581.25 -412.5 18.75 18.75], 'FaceColor',[0 0 0]);
rectangle('Position',[525 -450 18.75 18.75], 'FaceColor',[0 0 0]);
rectangle('Position',[543.75 -450 18.75 18.75], 'FaceColor',[0 0 0]);
rectangle('Position',[581.25 -431.25 18.75 18.75], 'FaceColor',[0 0 0]);
rectangle('Position',[562.5 -450 18.75 18.75], 'FaceColor',[0 0 0]);
rectangle('Position',[581.25 -450 18.75 18.75], 'FaceColor',[0 0 0]);
rectangle('Position',[300 -468.75 18.75 18.75], 'FaceColor',[1 1 1]);
rectangle('Position',[300 -487.5 18.75 18.75], 'FaceColor',[1 1 1]);
rectangle('Position',[300 -506.25 18.75 18.75], 'FaceColor',[1 1 1]);
rectangle('Position',[300 -525 18.75 18.75], 'FaceColor',[1 1 1]);
rectangle('Position',[300 -543.75 18.75 18.75], 'FaceColor',[1 1 1]);
rectangle('Position',[300 -562.5 18.75 18.75], 'FaceColor',[1 1 1]);
rectangle('Position',[300 -581.25 18.75 18.75], 'FaceColor',[1 1 1]);
rectangle('Position',[300 -600 18.75 18.75], 'FaceColor',[0 0 0]);
rectangle('Position',[318.75 -600 18.75 18.75], 'FaceColor',[0 0 0]);
rectangle('Position',[375 -581.25 18.75 18.75], 'FaceColor',[1 1 1]);
rectangle('Position',[393.75 -581.25 18.75 18.75], 'FaceColor',[1 1 1]);
rectangle('Position',[375 -600 18.75 18.75], 'FaceColor',[0 0 0]);
rectangle('Position',[393.75 -600 18.75 18.75], 'FaceColor',[0 0 0]);
rectangle('Position',[412.5 -581.25 18.75 18.75], 'FaceColor',[1 1 1]);
rectangle('Position',[431.25 -581.25 18.75 18.75], 'FaceColor',[1 1 1]);
rectangle('Position',[412.5 -600 18.75 18.75], 'FaceColor',[0 0 0]);
rectangle('Position',[431.25 -600 18.75 18.75], 'FaceColor',[0 0 0]);
rectangle('Position',[450 -468.75 18.75 18.75], 'FaceColor',[0 0 0]);
rectangle('Position',[468.75 -468.75 18.75 18.75], 'FaceColor',[0 0 0]);
rectangle('Position',[450 -487.5 18.75 18.75], 'FaceColor',[1 1 1]);
rectangle('Position',[468.75 -487.5 18.75 18.75], 'FaceColor',[1 1 1]);
rectangle('Position',[487.5 -468.75 18.75 18.75], 'FaceColor',[0 0 0]);
rectangle('Position',[506.25 -468.75 18.75 18.75], 'FaceColor',[0 0 0]);
rectangle('Position',[487.5 -487.5 18.75 18.75], 'FaceColor',[1 1 1]);
rectangle('Position',[506.25 -487.5 18.75 18.75], 'FaceColor',[1 1 1]);
rectangle('Position',[525 -468.75 18.75 18.75], 'FaceColor',[0 0 0]);
rectangle('Position',[543.75 -468.75 18.75 18.75], 'FaceColor',[0 0 0]);
rectangle('Position',[525 -487.5 18.75 18.75], 'FaceColor',[1 1 1]);
rectangle('Position',[543.75 -487.5 18.75 18.75], 'FaceColor',[1 1 1]);
rectangle('Position',[562.5 -468.75 18.75 18.75], 'FaceColor',[0 0 0]);
rectangle('Position',[581.25 -468.75 18.75 18.75], 'FaceColor',[0 0 0]);
rectangle('Position',[562.5 -487.5 18.75 18.75], 'FaceColor',[1 1 1]);
rectangle('Position',[581.25 -487.5 18.75 18.75], 'FaceColor',[0 0 0]);
rectangle('Position',[562.5 -506.25 18.75 18.75], 'FaceColor',[1 1 1]);
rectangle('Position',[581.25 -506.25 18.75 18.75], 'FaceColor',[0 0 0]);
rectangle('Position',[562.5 -525 18.75 18.75], 'FaceColor',[1 1 1]);
rectangle('Position',[581.25 -525 18.75 18.75], 'FaceColor',[0 0 0]);
rectangle('Position',[450 -581.25 18.75 18.75], 'FaceColor',[1 1 1]);
rectangle('Position',[468.75 -581.25 18.75 18.75], 'FaceColor',[1 1 1]);
rectangle('Position',[450 -600 18.75 18.75], 'FaceColor',[0 0 0]);
rectangle('Position',[468.75 -600 18.75 18.75], 'FaceColor',[0 0 0]);
rectangle('Position',[487.5 -581.25 18.75 18.75], 'FaceColor',[1 1 1]);
rectangle('Position',[506.25 -581.25 18.75 18.75], 'FaceColor',[1 1 1]);
rectangle('Position',[487.5 -600 18.75 18.75], 'FaceColor',[0 0 0]);
rectangle('Position',[506.25 -600 18.75 18.75], 'FaceColor',[0 0 0]);
rectangle('Position',[562.5 -543.75 18.75 18.75], 'FaceColor',[1 1 1]);
rectangle('Position',[581.25 -543.75 18.75 18.75], 'FaceColor',[0 0 0]);
rectangle('Position',[562.5 -562.5 18.75 18.75], 'FaceColor',[1 1 1]);
rectangle('Position',[581.25 -562.5 18.75 18.75], 'FaceColor',[0 0 0]);
rectangle('Position',[525 -581.25 18.75 18.75], 'FaceColor',[1 1 1]);
rectangle('Position',[543.75 -581.25 18.75 18.75], 'FaceColor',[1 1 1]);
rectangle('Position',[525 -600 18.75 18.75], 'FaceColor',[0 0 0]);
rectangle('Position',[543.75 -600 18.75 18.75], 'FaceColor',[0 0 0]);
rectangle('Position',[562.5 -581.25 18.75 18.75], 'FaceColor',[1 1 1]);
rectangle('Position',[581.25 -581.25 18.75 18.75], 'FaceColor',[0 0 0]);
rectangle('Position',[562.5 -600 18.75 18.75], 'FaceColor',[0 0 0]);
rectangle('Position',[581.25 -600 18.75 18.75], 'FaceColor',[0 0 0]);
rectangle('Position',[112.5 -28.125 9.375 9.375], 'FaceColor',[1 1 1]);
rectangle('Position',[121.875 -28.125 9.375 9.375], 'FaceColor',[0 0 0]);
rectangle('Position',[112.5 -37.5 9.375 9.375], 'FaceColor',[1 1 1]);
rectangle('Position',[121.875 -37.5 9.375 9.375], 'FaceColor',[0 0 0]);
rectangle('Position',[112.5 -46.875 9.375 9.375], 'FaceColor',[1 1 1]);
rectangle('Position',[121.875 -46.875 9.375 9.375], 'FaceColor',[0 0 0]);
rectangle('Position',[112.5 -56.25 9.375 9.375], 'FaceColor',[1 1 1]);
rectangle('Position',[121.875 -56.25 9.375 9.375], 'FaceColor',[0 0 0]);
rectangle('Position',[112.5 -65.625 9.375 9.375], 'FaceColor',[1 1 1]);
rectangle('Position',[121.875 -65.625 9.375 9.375], 'FaceColor',[0 0 0]);
rectangle('Position',[112.5 -75 9.375 9.375], 'FaceColor',[1 1 1]);
rectangle('Position',[121.875 -75 9.375 9.375], 'FaceColor',[0 0 0]);
rectangle('Position',[112.5 -84.375 9.375 9.375], 'FaceColor',[1 1 1]);
rectangle('Position',[121.875 -84.375 9.375 9.375], 'FaceColor',[0 0 0]);
rectangle('Position',[112.5 -93.75 9.375 9.375], 'FaceColor',[1 1 1]);
rectangle('Position',[121.875 -93.75 9.375 9.375], 'FaceColor',[0 0 0]);
rectangle('Position',[112.5 -103.125 9.375 9.375], 'FaceColor',[1 1 1]);
rectangle('Position',[121.875 -103.125 9.375 9.375], 'FaceColor',[0 0 0]);
rectangle('Position',[112.5 -112.5 9.375 9.375], 'FaceColor',[1 1 1]);
rectangle('Position',[121.875 -112.5 9.375 9.375], 'FaceColor',[0 0 0]);
rectangle('Position',[112.5 -121.875 9.375 9.375], 'FaceColor',[1 1 1]);
rectangle('Position',[121.875 -121.875 9.375 9.375], 'FaceColor',[0 0 0]);
rectangle('Position',[112.5 -131.25 9.375 9.375], 'FaceColor',[1 1 1]);
rectangle('Position',[121.875 -131.25 9.375 9.375], 'FaceColor',[0 0 0]);
rectangle('Position',[112.5 -140.625 9.375 9.375], 'FaceColor',[1 1 1]);
rectangle('Position',[121.875 -140.625 9.375 9.375], 'FaceColor',[0 0 0]);
rectangle('Position',[112.5 -150 9.375 9.375], 'FaceColor',[1 1 1]);
rectangle('Position',[121.875 -150 9.375 9.375], 'FaceColor',[0 0 0]);
rectangle('Position',[262.5 -28.125 9.375 9.375], 'FaceColor',[0 0 0]);
rectangle('Position',[271.875 -28.125 9.375 9.375], 'FaceColor',[1 1 1]);
rectangle('Position',[262.5 -37.5 9.375 9.375], 'FaceColor',[0 0 0]);
rectangle('Position',[271.875 -37.5 9.375 9.375], 'FaceColor',[1 1 1]);
rectangle('Position',[262.5 -46.875 9.375 9.375], 'FaceColor',[0 0 0]);
rectangle('Position',[271.875 -46.875 9.375 9.375], 'FaceColor',[1 1 1]);
rectangle('Position',[262.5 -56.25 9.375 9.375], 'FaceColor',[0 0 0]);
rectangle('Position',[271.875 -56.25 9.375 9.375], 'FaceColor',[1 1 1]);
rectangle('Position',[262.5 -65.625 9.375 9.375], 'FaceColor',[0 0 0]);
rectangle('Position',[271.875 -65.625 9.375 9.375], 'FaceColor',[1 1 1]);
rectangle('Position',[262.5 -75 9.375 9.375], 'FaceColor',[0 0 0]);
rectangle('Position',[271.875 -75 9.375 9.375], 'FaceColor',[1 1 1]);
rectangle('Position',[262.5 -84.375 9.375 9.375], 'FaceColor',[0 0 0]);
rectangle('Position',[271.875 -84.375 9.375 9.375], 'FaceColor',[1 1 1]);
rectangle('Position',[262.5 -93.75 9.375 9.375], 'FaceColor',[0 0 0]);
rectangle('Position',[271.875 -93.75 9.375 9.375], 'FaceColor',[1 1 1]);
rectangle('Position',[262.5 -103.125 9.375 9.375], 'FaceColor',[0 0 0]);
rectangle('Position',[271.875 -103.125 9.375 9.375], 'FaceColor',[1 1 1]);
rectangle('Position',[262.5 -112.5 9.375 9.375], 'FaceColor',[0 0 0]);
rectangle('Position',[271.875 -112.5 9.375 9.375], 'FaceColor',[1 1 1]);
rectangle('Position',[262.5 -121.875 9.375 9.375], 'FaceColor',[0 0 0]);
rectangle('Position',[271.875 -121.875 9.375 9.375], 'FaceColor',[1 1 1]);
rectangle('Position',[262.5 -131.25 9.375 9.375], 'FaceColor',[0 0 0]);
rectangle('Position',[271.875 -131.25 9.375 9.375], 'FaceColor',[1 1 1]);
rectangle('Position',[262.5 -140.625 9.375 9.375], 'FaceColor',[0 0 0]);
rectangle('Position',[271.875 -140.625 9.375 9.375], 'FaceColor',[1 1 1]);
rectangle('Position',[262.5 -150 9.375 9.375], 'FaceColor',[0 0 0]);
rectangle('Position',[271.875 -150 9.375 9.375], 'FaceColor',[1 1 1]);
rectangle('Position',[131.25 -271.875 9.375 9.375], 'FaceColor',[1 1 1]);
rectangle('Position',[140.625 -271.875 9.375 9.375], 'FaceColor',[1 1 1]);
rectangle('Position',[131.25 -281.25 9.375 9.375], 'FaceColor',[0 0 0]);
rectangle('Position',[140.625 -281.25 9.375 9.375], 'FaceColor',[0 0 0]);
rectangle('Position',[150 -271.875 9.375 9.375], 'FaceColor',[1 1 1]);
rectangle('Position',[159.375 -271.875 9.375 9.375], 'FaceColor',[1 1 1]);
rectangle('Position',[150 -281.25 9.375 9.375], 'FaceColor',[0 0 0]);
rectangle('Position',[159.375 -281.25 9.375 9.375], 'FaceColor',[0 0 0]);
rectangle('Position',[318.75 -421.875 9.375 9.375], 'FaceColor',[1 1 1]);
rectangle('Position',[328.125 -421.875 9.375 9.375], 'FaceColor',[0 0 0]);
rectangle('Position',[318.75 -431.25 9.375 9.375], 'FaceColor',[1 1 1]);
rectangle('Position',[328.125 -431.25 9.375 9.375], 'FaceColor',[0 0 0]);
rectangle('Position',[318.75 -440.625 9.375 9.375], 'FaceColor',[1 1 1]);
rectangle('Position',[328.125 -440.625 9.375 9.375], 'FaceColor',[0 0 0]);
rectangle('Position',[318.75 -450 9.375 9.375], 'FaceColor',[1 1 1]);
rectangle('Position',[328.125 -450 9.375 9.375], 'FaceColor',[0 0 0]);
rectangle('Position',[450 -421.875 9.375 9.375], 'FaceColor',[1 1 1]);
rectangle('Position',[459.375 -421.875 9.375 9.375], 'FaceColor',[1 1 1]);
rectangle('Position',[450 -431.25 9.375 9.375], 'FaceColor',[0 0 0]);
rectangle('Position',[459.375 -431.25 9.375 9.375], 'FaceColor',[0 0 0]);
rectangle('Position',[468.75 -421.875 9.375 9.375], 'FaceColor',[1 1 1]);
rectangle('Position',[478.125 -421.875 9.375 9.375], 'FaceColor',[1 1 1]);
rectangle('Position',[468.75 -431.25 9.375 9.375], 'FaceColor',[0 0 0]);
rectangle('Position',[478.125 -431.25 9.375 9.375], 'FaceColor',[0 0 0]);
rectangle('Position',[487.5 -421.875 9.375 9.375], 'FaceColor',[1 1 1]);
rectangle('Position',[496.875 -421.875 9.375 9.375], 'FaceColor',[1 1 1]);
rectangle('Position',[487.5 -431.25 9.375 9.375], 'FaceColor',[0 0 0]);
rectangle('Position',[496.875 -431.25 9.375 9.375], 'FaceColor',[0 0 0]);
rectangle('Position',[506.25 -421.875 9.375 9.375], 'FaceColor',[1 1 1]);
rectangle('Position',[515.625 -421.875 9.375 9.375], 'FaceColor',[1 1 1]);
rectangle('Position',[506.25 -431.25 9.375 9.375], 'FaceColor',[0 0 0]);
rectangle('Position',[515.625 -431.25 9.375 9.375], 'FaceColor',[0 0 0]);
rectangle('Position',[525 -421.875 9.375 9.375], 'FaceColor',[1 1 1]);
rectangle('Position',[534.375 -421.875 9.375 9.375], 'FaceColor',[1 1 1]);
rectangle('Position',[525 -431.25 9.375 9.375], 'FaceColor',[0 0 0]);
rectangle('Position',[534.375 -431.25 9.375 9.375], 'FaceColor',[0 0 0]);
rectangle('Position',[543.75 -421.875 9.375 9.375], 'FaceColor',[1 1 1]);
rectangle('Position',[553.125 -421.875 9.375 9.375], 'FaceColor',[1 1 1]);
rectangle('Position',[543.75 -431.25 9.375 9.375], 'FaceColor',[0 0 0]);
rectangle('Position',[553.125 -431.25 9.375 9.375], 'FaceColor',[0 0 0]);
rectangle('Position',[562.5 -421.875 9.375 9.375], 'FaceColor',[1 1 1]);
rectangle('Position',[571.875 -421.875 9.375 9.375], 'FaceColor',[1 1 1]);
rectangle('Position',[562.5 -431.25 9.375 9.375], 'FaceColor',[0 0 0]);
rectangle('Position',[571.875 -431.25 9.375 9.375], 'FaceColor',[0 0 0]);
rectangle('Position',[318.75 -459.375 9.375 9.375], 'FaceColor',[1 1 1]);
rectangle('Position',[328.125 -459.375 9.375 9.375], 'FaceColor',[0 0 0]);
rectangle('Position',[318.75 -468.75 9.375 9.375], 'FaceColor',[1 1 1]);
rectangle('Position',[328.125 -468.75 9.375 9.375], 'FaceColor',[0 0 0]);
rectangle('Position',[318.75 -478.125 9.375 9.375], 'FaceColor',[1 1 1]);
rectangle('Position',[328.125 -478.125 9.375 9.375], 'FaceColor',[0 0 0]);
rectangle('Position',[318.75 -487.5 9.375 9.375], 'FaceColor',[1 1 1]);
rectangle('Position',[328.125 -487.5 9.375 9.375], 'FaceColor',[0 0 0]);
rectangle('Position',[318.75 -496.875 9.375 9.375], 'FaceColor',[1 1 1]);
rectangle('Position',[328.125 -496.875 9.375 9.375], 'FaceColor',[0 0 0]);
rectangle('Position',[318.75 -506.25 9.375 9.375], 'FaceColor',[1 1 1]);
rectangle('Position',[328.125 -506.25 9.375 9.375], 'FaceColor',[0 0 0]);
rectangle('Position',[318.75 -515.625 9.375 9.375], 'FaceColor',[1 1 1]);
rectangle('Position',[328.125 -515.625 9.375 9.375], 'FaceColor',[0 0 0]);
rectangle('Position',[318.75 -525 9.375 9.375], 'FaceColor',[1 1 1]);
rectangle('Position',[328.125 -525 9.375 9.375], 'FaceColor',[0 0 0]);
rectangle('Position',[318.75 -534.375 9.375 9.375], 'FaceColor',[1 1 1]);
rectangle('Position',[328.125 -534.375 9.375 9.375], 'FaceColor',[0 0 0]);
rectangle('Position',[318.75 -543.75 9.375 9.375], 'FaceColor',[1 1 1]);
rectangle('Position',[328.125 -543.75 9.375 9.375], 'FaceColor',[0 0 0]);
rectangle('Position',[318.75 -553.125 9.375 9.375], 'FaceColor',[1 1 1]);
rectangle('Position',[328.125 -553.125 9.375 9.375], 'FaceColor',[0 0 0]);
rectangle('Position',[318.75 -562.5 9.375 9.375], 'FaceColor',[1 1 1]);
rectangle('Position',[328.125 -562.5 9.375 9.375], 'FaceColor',[0 0 0]);
rectangle('Position',[318.75 -571.875 9.375 9.375], 'FaceColor',[1 1 1]);
rectangle('Position',[328.125 -571.875 9.375 9.375], 'FaceColor',[0 0 0]);
rectangle('Position',[318.75 -581.25 9.375 9.375], 'FaceColor',[1 1 1]);
rectangle('Position',[328.125 -581.25 9.375 9.375], 'FaceColor',[0 0 0]);
X=[560,560,525,450,450,375,375,375,356.25,337.5,318.75,300,281.25,281.25,281.25,262.5,225,187.5,150,112.5,112.5,75,40];
Y=[-40,-40,-75,-187.5,-187.5,-300,-300,-300,-318.75,-318.75,-318.75,-318.75,-318.75,-318.75,-318.75,-300,-262.5,-225,-150,-112.5,-75,-37.5,-40];
hold on;
plot(X,Y,'r');
legend('1786.44','Location','southoutside');
